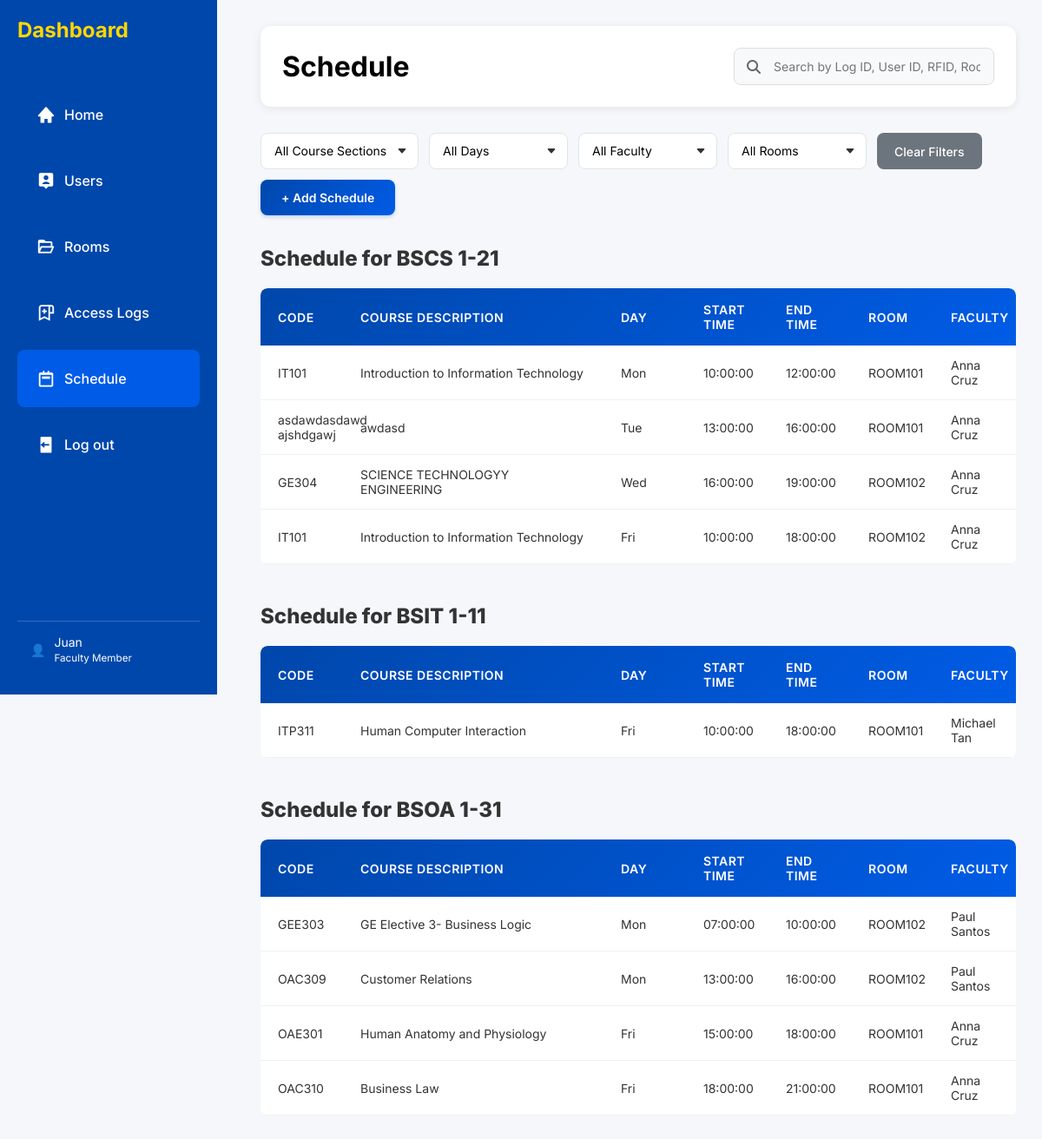
Page /schedule.php on the committed database.
### tables this page shows
CREATE TABLE `subject` (
  `Subject_id` int(11) NOT NULL,
  `Code` varchar(50) NOT NULL,
  `Description` varchar(255) DEFAULT NULL
);

CREATE TABLE `schedule` (
  `Schedule_id` int(11) NOT NULL,
  `Subject_id` int(11) NOT NULL,
  `Room_id` int(11) NOT NULL,
  `Faculty_id` int(11) NOT NULL,
  `Day` enum('Mon','Tue','Wed','Thu','Fri','Sat','Sun') NOT NULL,
  `Start_time` time NOT NULL,
  `End_time` time NOT NULL
);

CREATE TABLE `classrooms` (
  `Room_id` int(11) NOT NULL,
  `Room_code` varchar(50) NOT NULL,
  `Status` enum('Occupied','Unoccupied') DEFAULT 'Unoccupied',
  `Classroom_type` varchar(255) DEFAULT NULL,
  `Capacity` int(11) DEFAULT NULL
);

CREATE TABLE `users` (
  `User_id` int(11) NOT NULL,
  `Rfid_tag` varchar(50) NOT NULL,
  `F_name` varchar(100) NOT NULL,
  `L_name` varchar(100) NOT NULL,
  `CourseSection_id` int(11) DEFAULT NULL,
  `Role` enum('Student','Faculty','Admin') DEFAULT 'Student',
  `Status` enum('Active','Inactive') DEFAULT 'Active'
);

### schedule.php (the view, shortened to what this page needs)
<?php
include 'conn.php';
$sql = "
SELECT
    sub.Code,
    sub.Description,
    sch.Day,
    sch.Start_time,
    sch.End_time,
    cr.Room_code,
    u.F_name,
    u.L_name,
    cs.CourseSection,
    cs.CourseSection_id
FROM schedule_access AS sa
JOIN schedule AS sch ON sa.Schedule_id = sch.Schedule_id
JOIN subject AS sub ON sch.Subject_id = sub.Subject_id
JOIN users AS u ON sch.Faculty_id = u.User_id
JOIN classrooms AS cr ON sch.Room_id = cr.Room_id
JOIN course_section AS cs ON sa.CourseSection_id = cs.CourseSection_id
WHERE 1=1
";
$sql .= " ORDER BY cs.CourseSection, sch.Day, sch.Start_time";
$result = $conn->query($sql);
?>
<!DOCTYPE html>
<html lang="en">
<head>
    <link rel="stylesheet" href="https://cdnjs.cloudflare.com/ajax/libs/font-awesome/6.6.0/css/all.min.css"/>
    <link rel="stylesheet" href="https://unpkg.com/boxicons@2.1.4/css/boxicons.min.css">
    <link rel="stylesheet" href="styles/schedule.css">
    <link rel="stylesheet" href="styles/sidebar.css">
</head>
<body>
    <div class="sidebar" id="sidebar">
        <h1>Dashboard</h1>
        <div class="icons">
        <a href="index.php" ><i class='bx bxs-home'></i>Home</a>
        <a href="users.php"><i class='bx bxs-user-pin' ></i> Users</a>
        <a href="rooms.php"><i class='bx bx-folder-open'></i> Rooms</a>
        <a href="access_logs.php"><i class='bx bx-bookmark-alt-plus'></i> Access Logs</a>
        <a href="schedule.php" class="active"><i class='bx bx-calendar-week'></i> Schedule</a>
        <a href="logout.php"><i class='bx bxs-log-out'></i> Log out</a>
        </div>
        <div class="user">
            👤 <span>Juan<br><small>Faculty Member</small></span>
        </div>
    </div>
    <div class="main-content">
        <div class="controls-section">
            <h1>Schedule</h1>
            <div class="search-box">
                <i class="fas fa-search"></i>
                <input type="text" id="searchInput" placeholder="Search by Log ID, User ID, RFID, Room...">
            </div>
        </div>
        <div class="controls">
            <div class="filters">
                <form method="GET" class="filter-form">
                    <div class="filter-section">
                    <div class="filter-group">
                        <select name="course_section" onchange="this.form.submit()">
                            <option value="">All Course Sections</option>
                        </select>
                        <select name="day" onchange="this.form.submit()">
                            <option value="">All Days</option>
                        </select>
                        <select name="faculty" onchange="this.form.submit()">
                            <option value="">All Faculty</option>
                        </select>
                        <select name="room" onchange="this.form.submit()">
                            <option value="">All Rooms</option>
                        </select>
                        <button type="button" class="btn-clear" onclick="clearFilters()">Clear Filters</button>
                        <div class="modal-btn">
                            <button class="btn-primary" onclick="openModal()">+ Add Schedule</button>
                        </div>
                    </div>
                    </div>
                </form>
            </div>
        </div>
        <div class="schedule">
            <?php
            $groupedSchedules = [];
            if ($result->num_rows > 0) {
                while ($row = $result->fetch_assoc()) {
                    $courseSectionId = $row['CourseSection_id'];
                    if (!isset($groupedSchedules[$courseSectionId])) {
                        $groupedSchedules[$courseSectionId] = [
                            'name' => $row['CourseSection'],
                            'schedules' => []
                        ];
                    }
                    $groupedSchedules[$courseSectionId]['schedules'][] = $row;
                }
                foreach ($groupedSchedules as $courseSectionId => $data) {
                    echo "<h2 style='padding-top: 25px'>Schedule for {$data['name']}</h2>";
                    echo "<table>";
                    echo "<thead>
                            <tr>
                                <th>CODE</th>
                                <th style='width: 300px'>COURSE DESCRIPTION</th>
                                <th>DAY</th>
                                <th>START TIME</th>
                                <th>END TIME</th>
                                <th>ROOM</th>
                                <th>FACULTY</th>
                            </tr>
                        </thead><tbody>";
                    foreach ($data['schedules'] as $row) {
                        echo "<tr>
                                <td>{$row['Code']}</td>
                                <td>{$row['Description']}</td>
                                <td>{$row['Day']}</td>
                                <td>{$row['Start_time']}</td>
                                <td>{$row['End_time']}</td>
                                <td>{$row['Room_code']}</td>
                                <td>{$row['F_name']} {$row['L_name']}</td>
                            </tr>";
                    }
                    echo "</tbody></table><br>";
                }
            } else {
                echo "<div class='no-results'>No schedule found matching your criteria.</div>";
            }
            ?>
        </div>
    </div>
</body>
</html>

### styles/schedule.css (style rules this page uses)
* { box-sizing: border-box; margin: 0; padding: 0; font-family: 'Inter', sans-serif; }
body { background-color: #f5f7fb; min-height: 100vh; display: flex; }
.main-content { margin-left: 270px; padding: 30px; width: calc(100% - 270px); transition: margin-left 0.3s ease; }
.controls-section { display: flex; align-items: center; justify-content: space-between; gap: 70px; margin-bottom: 30px; background: white; padding: 25px; border-radius: 12px; box-shadow: 0 2px 10px rgba(0, 0, 0, 0.08); }
.controls-section h1 { width: 198px; }
.filters { flex-grow: 1; max-width: 100%; }
.filter-form { display: flex; flex-direction: column; gap: 20px; }
.search-box { position: relative; min-width: 300px; }
.search-box i { position: absolute; left: 15px; top: 50%; transform: translateY(-50%); color: #666; z-index: 1; }
.search-box input { width: 100%; padding: 12px 15px 12px 45px; border: 1px solid #ddd; border-radius: 8px; font-size: 14px; transition: all 0.3s; background: #f8f9fa; }
.filter-section { position: relative; margin-bottom: 10px; }
.filter-group { display: flex; gap: 12px; flex-wrap: wrap; }
.filter-group select { padding: 12px 15px; border: 1px solid #e1e5e9; border-radius: 8px; font-size: 14px; background-color: white; min-width: 160px; cursor: pointer; transition: all 0.3s ease; background-repeat: no-repeat; background-position: right 12px center; background-size: 12px; appearance: none; padding-right: 35px; }
.btn-clear { background-color: #6c757d; color: white; padding: 12px 20px; border: none; border-radius: 8px; cursor: pointer; font-size: 14px; font-weight: 500; transition: all 0.3s ease; white-space: nowrap; }
.schedule h2 { margin-bottom: 20px; font-size: 24px; color: #333; font-weight: 800 }
table { width: 100%; border-collapse: collapse; min-width: 600px; border-radius: 8px; overflow: hidden; table-layout: fixed; }
thead { background: linear-gradient(135deg, #0047AB 0%, #005ce6 100%); }
th { padding: 16px 20px; text-align: left; font-weight: 600; color: white; font-size: 14px; text-transform: uppercase; letter-spacing: 0.5px; border: none; }
th:first-child { border-radius: 8px 0 0 0; }
th:last-child { border-radius: 0 8px 0 0; }
td { padding: 14px 20px; text-align: left; border-bottom: 1px solid #f0f0f0; font-size: 14px; color: #333; background: white; transition: background-color 0.2s ease; }
tbody tr { transition: all 0.2s ease; }
tbody tr:nth-child(even) { background-color: #fafbfc; }
.btn-primary { background: linear-gradient(135deg, #0047AB 0%, #005ce6 100%); color: white; padding: 12px 24px; border: none; border-radius: 8px; cursor: pointer; font-size: 14px; font-weight: 600; transition: all 0.3s ease; box-shadow: 0 2px 4px rgba(0, 71, 171, 0.2); }
.modal-btn { position: static; white-space: nowrap; }

### styles/sidebar.css (style rules this page uses)
.sidebar { width: 250px; background-color: #0047AB; color: white; display: flex; flex-direction: column; height: 100vh; padding: 20px; position: fixed; transition: transform 0.3s ease; }
.sidebar h1 { font-size: 24px; margin-bottom: 40px; color: #FFD700; }
.sidebar a { color: white; text-decoration: none; margin: 10px 0; display: flex; align-items: center; padding: 12px; border-radius: 8px; font-weight: 500; transition: background 0.3s ease; }
.sidebar a:hover, .sidebar a.active { background-color: #005ce6; }
.sidebar .user { margin-top: auto; display: flex; align-items: center; padding: 15px; border-top: 1px solid #ffffff33; font-size: 14px; }
.sidebar .user span { margin-left: 10px; }
.sidebar i { padding: 10px; font-size: 22px; }

### rows in the picture
subject: Code "IT101", Description "Introduction to Information Technology", schedule.Day "Mon", schedule.Start_time "10:00:00", schedule.End_time "12:00:00", classrooms.Room_code "ROOM101", users.F_name "Anna", users.L_name "Cruz", schedule.Day "Fri", schedule.End_time "18:00:00", classrooms.Room_code "ROOM102"
subject: Code "asdawdasdawd ajshdgawj", Description "awdasd", schedule.Day "Tue", schedule.Start_time "13:00:00", schedule.End_time "16:00:00", classrooms.Room_code "ROOM101", users.F_name "Anna", users.L_name "Cruz"
subject: Code "GE304", Description "SCIENCE TECHNOLOGYY ENGINEERING", schedule.Day "Wed", schedule.Start_time "16:00:00", schedule.End_time "19:00:00", classrooms.Room_code "ROOM102", users.F_name "Anna", users.L_name "Cruz"
subject: Code "ITP311", Description "Human Computer Interaction", schedule.Day "Fri", schedule.Start_time "10:00:00", schedule.End_time "18:00:00", classrooms.Room_code "ROOM101", users.F_name "Michael", users.L_name "Tan"
subject: Code "GEE303", Description "GE Elective 3- Business Logic", schedule.Day "Mon", schedule.Start_time "07:00:00", schedule.End_time "10:00:00", classrooms.Room_code "ROOM102", users.F_name "Paul", users.L_name "Santos"
subject: Code "OAC309", Description "Customer Relations", schedule.Day "Mon", schedule.Start_time "13:00:00", schedule.End_time "16:00:00", classrooms.Room_code "ROOM102", users.F_name "Paul", users.L_name "Santos"
subject: Code "OAE301", Description "Human Anatomy and Physiology", schedule.Day "Fri", schedule.Start_time "15:00:00", schedule.End_time "18:00:00", classrooms.Room_code "ROOM101", users.F_name "Anna", users.L_name "Cruz"
subject: Code "OAC310", Description "Business Law", schedule.Day "Fri", schedule.Start_time "18:00:00", schedule.End_time "21:00:00", classrooms.Room_code "ROOM101", users.F_name "Anna", users.L_name "Cruz"

### other values in the picture
$data['name'] "BSCS 1-21"
$data['name'] "BSIT 1-11"
$data['name'] "BSOA 1-31"
